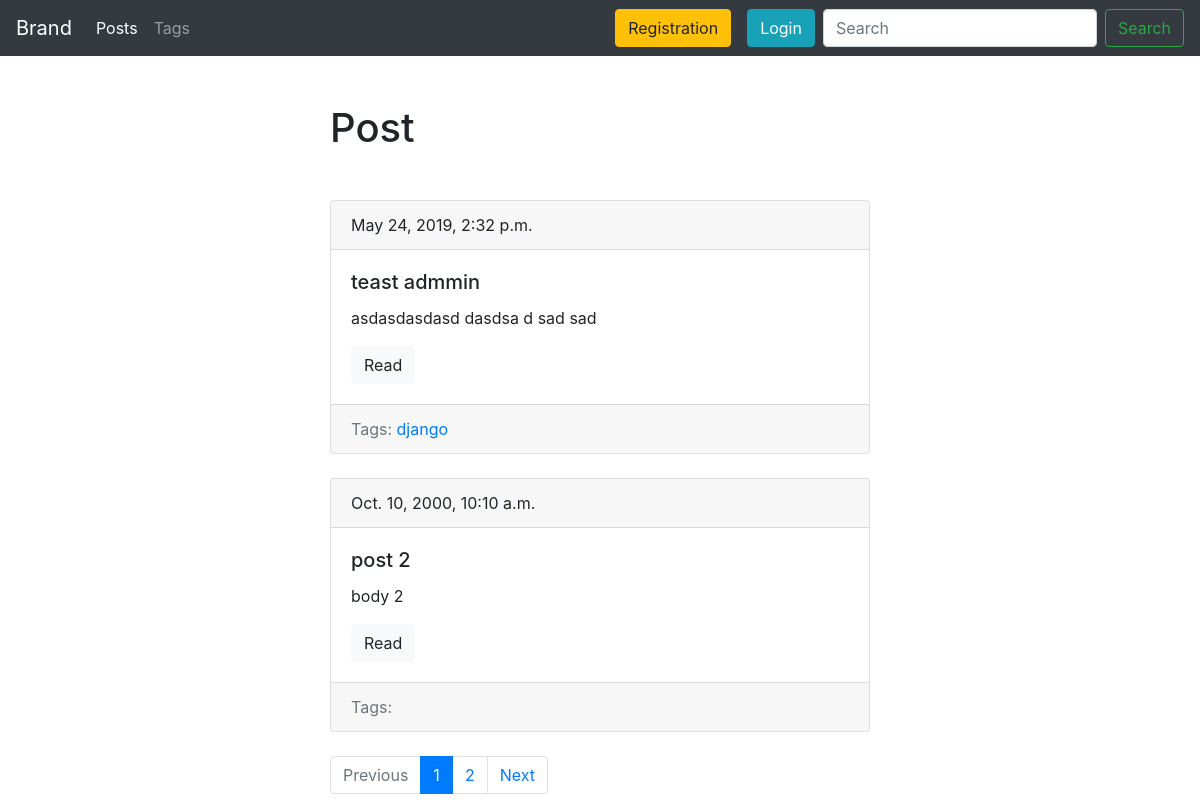
Screenshot of /blog/ with the database file from the repository.
### blog/models.py (models this page shows, shortened)
class Post(models.Model):
    id = models.AutoField(auto_created=True, primary_key=True, serialize=False, verbose_name='ID')
    title = models.CharField(max_length=50, db_index=True)
    slug = models.SlugField(max_length=50, blank=True, unique=True)
    body = models.TextField(blank=True, db_index=True)
    tags = models.ManyToManyField('Tag', blank=True, related_name='posts')
    date_pub = models.DateTimeField(auto_now_add=False)
    def get_absolute_url(self):
        return reverse("post_detail_url", kwargs={"slug": self.slug})
    class Meta:
        ordering = ['-date_pub']

class Tag(models.Model):
    id = models.AutoField(auto_created=True, primary_key=True, serialize=False, verbose_name='ID')
    title = models.CharField(max_length=50)
    slug = models.SlugField(max_length=50, unique=True)
    def get_absolute_url(self):
        return reverse("tag_detail_url", kwargs={"slug": self.slug})
    class Meta:
        ordering = ['title']

### blog/views.py (the view)
# urls.py: path('', posts_list, name='posts_list_url'),
def posts_list(request):
    search_query = request.GET.get('search', '')
    if search_query:
        posts = Post.objects.filter(Q(title__icontains=search_query) | Q(body__icontains=search_query))
    else:
        posts = Post.objects.all()
    paginator = Paginator(posts, 2)
    page_number = request.GET.get('page', 1)
    page = paginator.get_page(page_number)
    is_paginated = page.has_other_pages()
    if page.has_previous():
        prev_url = '?page={}'.format(page.previous_page_number())
    else:
        prev_url = ''
    if page.has_next():
        next_url = '?page={}'.format(page.next_page_number())
    else:
        next_url = ''
    context = {
        'page_object': page,
        'is_paginated': is_paginated,
        'next_url': next_url,
        'prev_url': prev_url
    }
    return render(request, 'blog/index.html', context=context)

### blog/templates/blog/index.html (shortened to what this page needs)
{% extends 'blog/base_blog.html' %}
{% block content %}
    <h1 class="mb-5">Post</h1>
    {% for post in page_object.object_list %}
        {% include 'blog/includes/post_cart_template.html' %}
    {% endfor %}
{% endblock %}

### blog/templates/blog/includes/post_cart_template.html
<div class="card mb-4">
    <div class="card-header">
        {{ post.date_pub }}
    </div>
    <div class="card-body">
        <h5 class="card-title">{{ post.title }}</h5>
        <p class="card-text">{{ post.body|truncatewords:15 }}</p>
        <a href="{{ post.get_absolute_url }}" class="btn btn-light">Read</a>
    </div>
    <div class="card-footer text-muted">
        Tags:
        {% for tag in post.tags.all %}
            <a href="{{tag.get_absolute_url}}">{{tag.title}}</a>
        {% endfor %}
    </div>
</div>

### rows the page displays
Post: date_pub "May 24, 2019, 2:32 p.m.", title "teast admmin", body "asdasdasdasd dasdsa d sad sad"
Tag: title "django"
Post: date_pub "Oct. 10, 2000, 10:10 a.m.", title "post 2", body "body 2"

### other values shown
{{ n }} "1"
{{ n }} "2"
